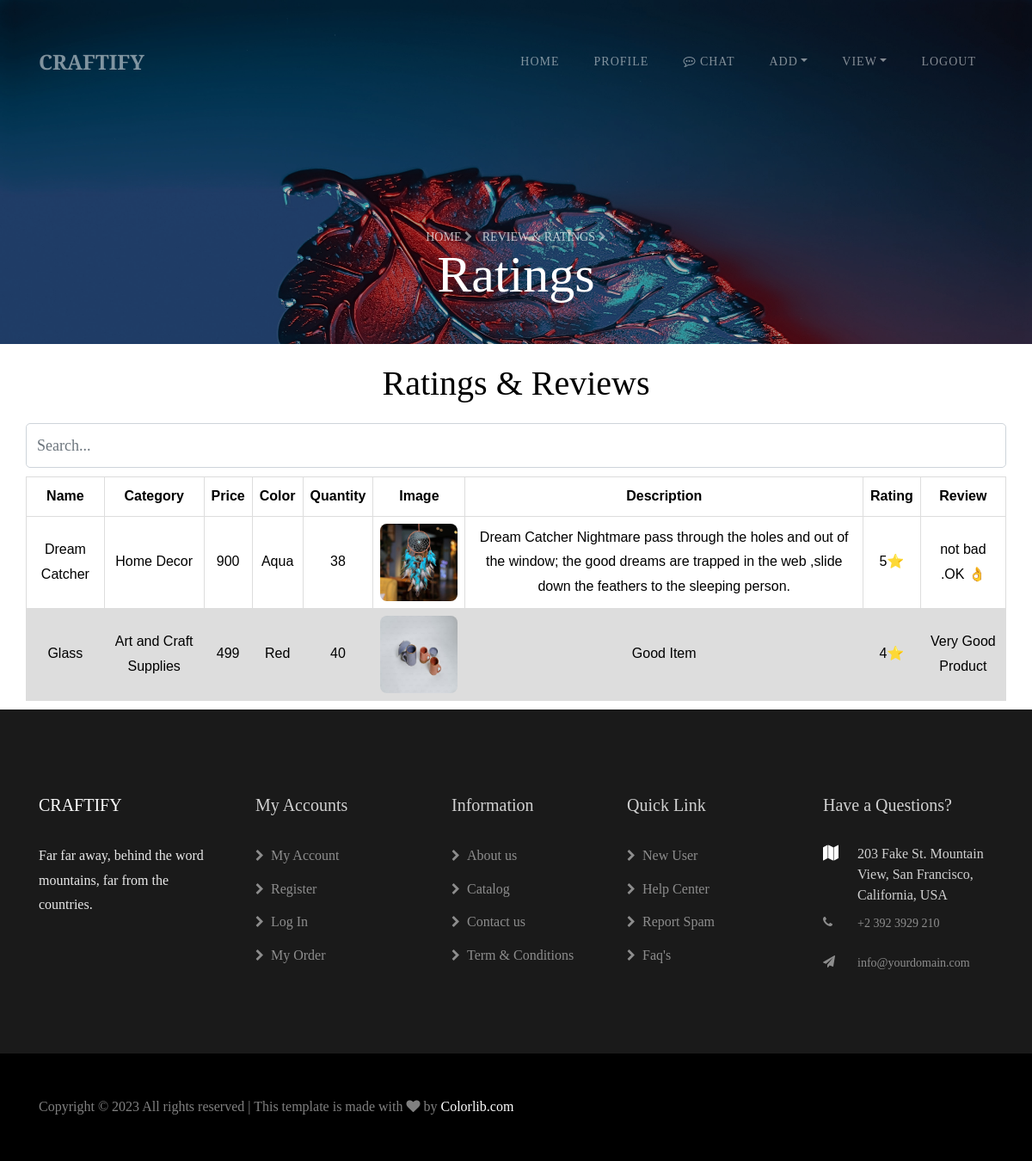
The app's page /viewRating/ (signed in), older data.
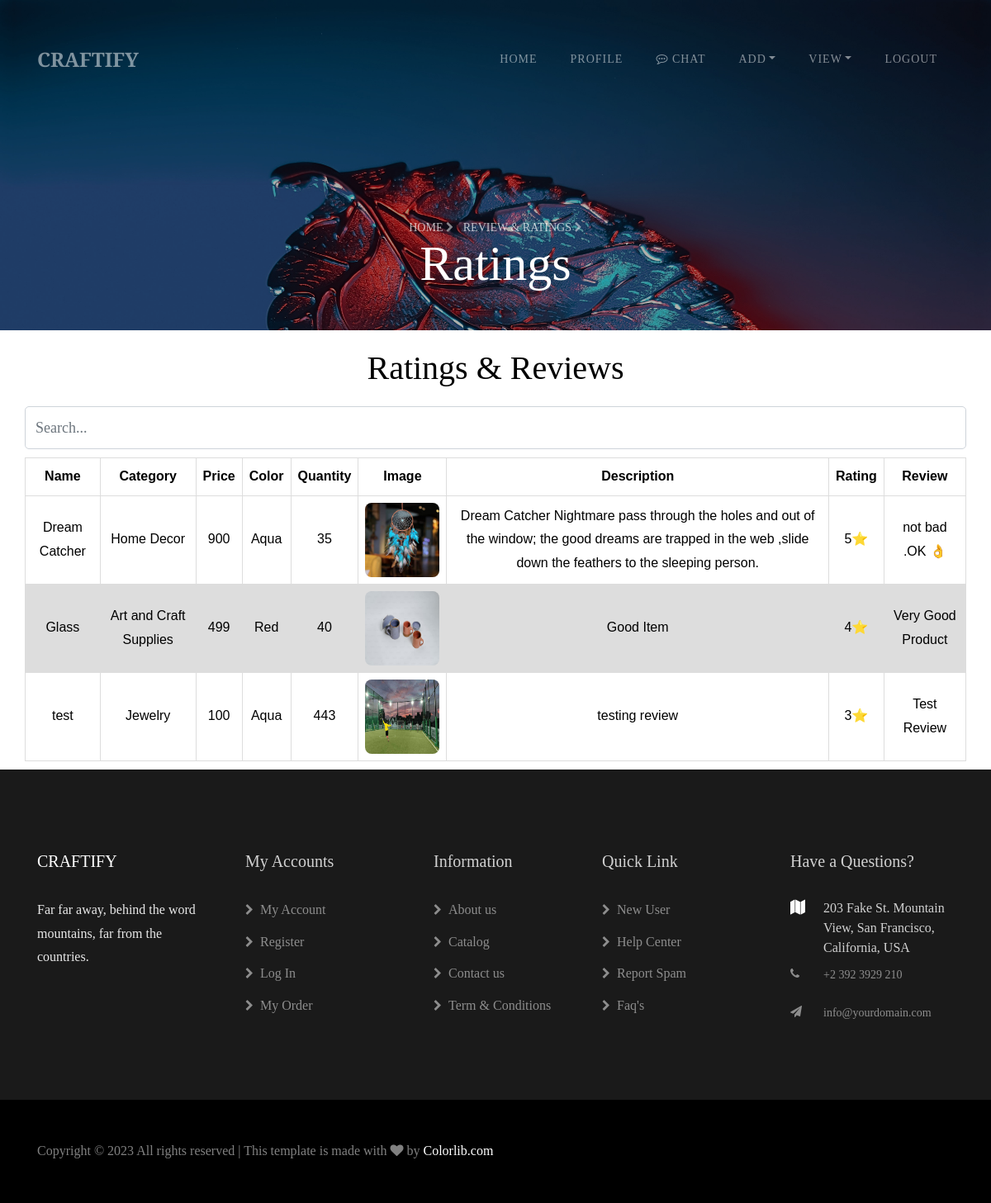
The same page, newer data.
### CraftifyApp/models.py (models this page shows)
class Products(models.Model):
    name = models.CharField(max_length=100)
    category = models.CharField(max_length=100)
    price = models.IntegerField()
    color = models.CharField(max_length=100)
    qty = models.IntegerField()
    image = models.ImageField(upload_to="image")
    image1 = models.ImageField(upload_to="image",null=True)
    image2 = models.ImageField(upload_to="image",null=True)
    desc = models.CharField(max_length=300)
    status = models.CharField(max_length=100, default="Pending")
    artistId = models.ForeignKey(Artist, on_delete=models.CASCADE, null=True)
    def __str__(self):
        return self.name

class Feedback(models.Model):
    uid = models.ForeignKey(User, on_delete=models.CASCADE)
    oid = models.ForeignKey(Cart, on_delete=models.CASCADE)
    rating = models.IntegerField()
    review = models.CharField(max_length=300)
    date = models.DateField(auto_now=True)

### CraftifyApp/views.py (the view)
# urls.py: path("viewRating/", views.viewRating),
def viewRating(request):
    uid=request.session['uid']
    pdtData = Products.objects.filter(artistId__loginid=uid)
    rating = Feedback.objects.filter(oid__pid__artistId__loginid_id=uid)
    print(rating)
    combined_data = zip(pdtData, rating)
    merged_query = list(combined_data)
    print("MERGED",merged_query)
    return render(request,"ARTIST/viewratings.html",{"data":merged_query})

### templates/ARTIST/viewRatings.html (shortened to what this page needs)
{% extends 'ARTIST/artistBase.html' %}
{% block header %}
<section class="hero-wrap hero-wrap-2" style="background-image: url('../static/images/bg_2.jpg');"
    data-stellar-background-ratio="0.5">
    <div class="overlay"></div>
    <div class="container">
        <div class="row no-gutters slider-text align-items-end justify-content-center">
            <div class="col-md-9 ftco-animate mb-5 text-center">
                <p class="breadcrumbs mb-0"><span class="mr-2"><a href="/artistHome">Home
                            <i class="fa fa-chevron-right"></i></a></span> <span>Review & Ratings
                        <i class="fa fa-chevron-right"></i></span></p>
                <h2 class="mb-0 bread">Ratings</h2>
            </div>
        </div>
    </div>
</section>
<center>
    {% if data %}
    <h1 class="m-3 bread">Ratings & Reviews</h1>
    <input type="text" class="form-control" id="searchInput" style="width: 95%;" placeholder="Search...">
    <table id="table">
        <thead>
            <tr>
                <th>Name</th>
                <th>Category</th>
                <th>Price</th>
                <th>Color</th>
                <th>Quantity</th>
                <th>Image</th>
                <th>Description</th>
                <th>Rating</th>
                <th>Review</th>
            </tr>
        </thead>
        <tbody id="tableBody">
            {% for i in data %}
            {% with pdt=i.0 rate=i.1 %}
            <tr id="row{{ forloop.counter }}">
                <td>{{pdt.name }}</td>
                <td>{{pdt.category}}</td>
                <td>{{pdt.price}}</td>
                <td>{{pdt.color}}</td>
                <td>{{pdt.qty}}</td>
                <td><img src="/static/media/{{pdt.image}}" style="border-radius: 8px;" id="img" alt=""></td>
                <td>{{pdt.desc}}</td>
                <td>{{rate.rating}}⭐</td>
                <td>{{rate.review}}</td>
            </tr>
            {% endwith %}
            {% endfor %}
        </tbody>
    </table>
    {% else %}
    <h1 class="m-3">No Ratings Yet</h1>
    {% endif %}
</center>
{% endblock %}

Row changes from the older to the newer data that the page shows:
changed Products "Dream Catcher": qty "38" → "35"
added Products: name "test", category "Jewelry", price "100", color "Aqua", qty "443", image (picture), desc "testing review", rating "3", review "Test Review"
